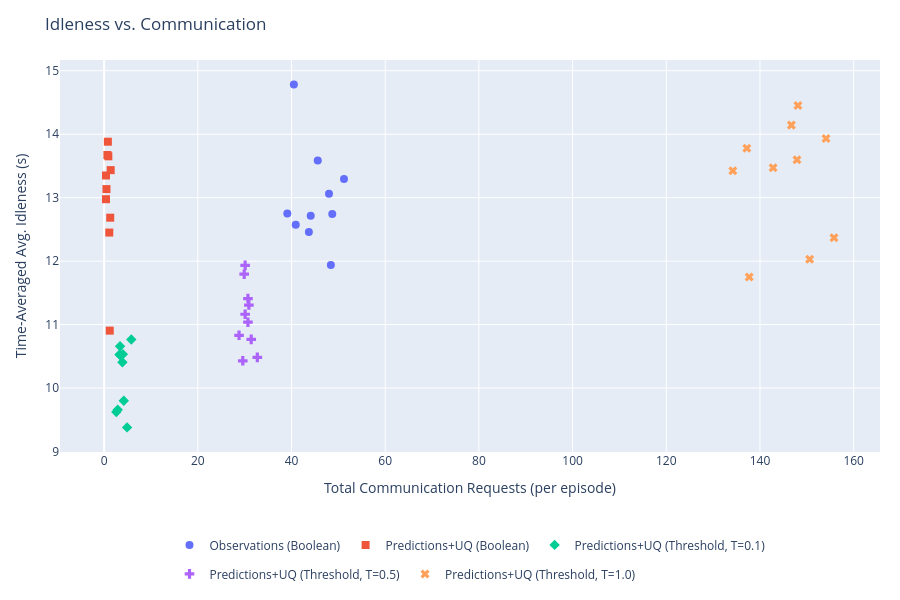

Write notebook code for a chart like this one.
### Markdown cell above
### Pareto: Idleness vs. Communication Rate

Each model traces a curve through (comm rate, idleness) space as observation radius varies.
A model that achieves lower idleness at lower comm cost dominates.

### Code cell
fig = go.Figure()
markers = ['circle', 'square', 'diamond', 'cross', 'x']
for series in series_order:
    color = series_colors[series]
    s = summary[series]
    xs = np.array(s['requests_mean'])
    ys = np.array(s['idleness_mean'])
    radii = s['obs_radius']

    fig.add_trace(go.Scatter(
        x=xs, y=ys, mode='markers+text',
        name=series, line=dict(color=color), marker=dict(color=color, size=8, symbol=markers[series_order.index(series) % len(markers)]),
        legendgroup=series,
        # text=[f"{r:.0f}" for r in radii],
        textposition='top center',
        textfont=dict(color=color, size=9),
        hovertemplate=[
            f"{series}<br>obs_radius={r:.1f}<br>requests=%{{x:.1f}}<br>idleness=%{{y:.4f}}<extra></extra>"
            for r in radii
        ],
    ))

fig.update_layout(
    title="Idleness vs. Communication",
    xaxis_title="Total Communication Requests (per episode)",
    yaxis_title="Time-Averaged Avg. Idleness (s)",
    height=600, width=900, hovermode='closest', autosize=True,
    margin=dict(l=60, r=20, t=60, b=120),
    legend=dict(orientation='h', yanchor='top', y=-0.2, xanchor='center', x=0.5),
)
fig.show()

### Figure 1 — Plotly figure (JSON) as saved in the notebook; plotly's stock layout.template omitted (floating-point values rounded to 4 significant figures)
{"data": [{"hovertemplate": ["Observations (Boolean)<br>obs_radius=5.0<br>requests=%{x:.1f}<br>idleness=%{y:.4f}<extra></extra>", "Observations (Boolean)<br>obs_radius=10.0<br>requests=%{x:.1f}<br>idleness=%{y:.4f}<extra></extra>", "Observations (Boolean)<br>obs_radius=15.0<br>requests=%{x:.1f}<br>idleness=%{y:.4f}<extra></extra>", "Observations (Boolean)<br>obs_radius=20.0<br>requests=%{x:.1f}<br>idleness=%{y:.4f}<extra></extra>", "Observations (Boolean)<br>obs_radius=25.0<br>requests=%{x:.1f}<br>idleness=%{y:.4f}<extra></extra>", "Observations (Boolean)<br>obs_radius=30.0<br>requests=%{x:.1f}<br>idleness=%{y:.4f}<extra></extra>", "Observations (Boolean)<br>obs_radius=35.0<br>requests=%{x:.1f}<br>idleness=%{y:.4f}<extra></extra>", "Observations (Boolean)<br>obs_radius=40.0<br>requests=%{x:.1f}<br>idleness=%{y:.4f}<extra></extra>", "Observations (Boolean)<br>obs_radius=45.0<br>requests=%{x:.1f}<br>idleness=%{y:.4f}<extra></extra>", "Observations (Boolean)<br>obs_radius=50.0<br>requests=%{x:.1f}<br>idleness=%{y:.4f}<extra></extra>"], "legendgroup": "Observations (Boolean)", "line": {"color": "#636EFA"}, "marker": {"color": "#636EFA", "size": 8, "symbol": "circle"}, "mode": "markers+text", "name": "Observations (Boolean)", "textfont": {"color": "#636EFA", "size": 9}, "textposition": "top center", "type": "scatter", "x": [39.1, 40.9, 43.7, 44.1, 40.5, 45.6, 48.7, 48.4, 48.0, 51.2], "y": [12.75, 12.57, 12.46, 12.71, 14.78, 13.58, 12.74, 11.94, 13.06, 13.29]}, {"hovertemplate": ["Predictions+UQ (Boolean)<br>obs_radius=5.0<br>requests=%{x:.1f}<br>idleness=%{y:.4f}<extra></extra>", "Predictions+UQ (Boolean)<br>obs_radius=10.0<br>requests=%{x:.1f}<br>idleness=%{y:.4f}<extra></extra>", "Predictions+UQ (Boolean)<br>obs_radius=15.0<br>requests=%{x:.1f}<br>idleness=%{y:.4f}<extra></extra>", "Predictions+UQ (Boolean)<br>obs_radius=20.0<br>requests=%{x:.1f}<br>idleness=%{y:.4f}<extra></extra>", "Predictions+UQ (Boolean)<br>obs_radius=25.0<br>requests=%{x:.1f}<br>idleness=%{y:.4f}<extra></extra>", "Predictions+UQ (Boolean)<br>obs_radius=30.0<br>requests=%{x:.1f}<br>idleness=%{y:.4f}<extra></extra>", "Predictions+UQ (Boolean)<br>obs_radius=35.0<br>requests=%{x:.1f}<br>idleness=%{y:.4f}<extra></extra>", "Predictions+UQ (Boolean)<br>obs_radius=40.0<br>requests=%{x:.1f}<br>idleness=%{y:.4f}<extra></extra>", "Predictions+UQ (Boolean)<br>obs_radius=45.0<br>requests=%{x:.1f}<br>idleness=%{y:.4f}<extra></extra>", "Predictions+UQ (Boolean)<br>obs_radius=50.0<br>requests=%{x:.1f}<br>idleness=%{y:.4f}<extra></extra>"], "legendgroup": "Predictions+UQ (Boolean)", "line": {"color": "#EF553B"}, "marker": {"color": "#EF553B", "size": 8, "symbol": "square"}, "mode": "markers+text", "name": "Predictions+UQ (Boolean)", "textfont": {"color": "#EF553B", "size": 9}, "textposition": "top center", "type": "scatter", "x": [0.4, 0.4, 0.9, 0.5, 0.7, 0.8, 1.4, 1.1, 1.3, 1.2], "y": [13.35, 12.98, 13.65, 13.13, 13.67, 13.88, 13.43, 12.45, 12.68, 10.9]}, {"hovertemplate": ["Predictions+UQ (Threshold, T=0.1)<br>obs_radius=5.0<br>requests=%{x:.1f}<br>idleness=%{y:.4f}<extra></extra>", "Predictions+UQ (Threshold, T=0.1)<br>obs_radius=10.0<br>requests=%{x:.1f}<br>idleness=%{y:.4f}<extra></extra>", "Predictions+UQ (Threshold, T=0.1)<br>obs_radius=15.0<br>requests=%{x:.1f}<br>idleness=%{y:.4f}<extra></extra>", "Predictions+UQ (Threshold, T=0.1)<br>obs_radius=20.0<br>requests=%{x:.1f}<br>idleness=%{y:.4f}<extra></extra>", "Predictions+UQ (Threshold, T=0.1)<br>obs_radius=25.0<br>requests=%{x:.1f}<br>idleness=%{y:.4f}<extra></extra>", "Predictions+UQ (Threshold, T=0.1)<br>obs_radius=30.0<br>requests=%{x:.1f}<br>idleness=%{y:.4f}<extra></extra>", "Predictions+UQ (Threshold, T=0.1)<br>obs_radius=35.0<br>requests=%{x:.1f}<br>idleness=%{y:.4f}<extra></extra>", "Predictions+UQ (Threshold, T=0.1)<br>obs_radius=40.0<br>requests=%{x:.1f}<br>idleness=%{y:.4f}<extra></extra>", "Predictions+UQ (Threshold, T=0.1)<br>obs_radius=45.0<br>requests=%{x:.1f}<br>idleness=%{y:.4f}<extra></extra>", "Predictions+UQ (Threshold, T=0.1)<br>obs_radius=50.0<br>requests=%{x:.1f}<br>idleness=%{y:.4f}<extra></extra>"], "legendgroup": "Predictions+UQ (Threshold, T=0.1)", "line": {"color": "#00CC96"}, "marker": {"color": "#00CC96", "size": 8, "symbol": "diamond"}, "mode": "markers+text", "name": "Predictions+UQ (Threshold, T=0.1)", "textfont": {"color": "#00CC96", "size": 9}, "textposition": "top center", "type": "scatter", "x": [2.6, 3.3, 3.4, 3.4, 2.9, 4.2, 3.9, 4.0, 4.9, 5.8], "y": [9.623, 10.53, 10.52, 10.66, 9.658, 9.8, 10.41, 10.53, 9.379, 10.76]}, {"hovertemplate": ["Predictions+UQ (Threshold, T=0.5)<br>obs_radius=5.0<br>requests=%{x:.1f}<br>idleness=%{y:.4f}<extra></extra>", "Predictions+UQ (Threshold, T=0.5)<br>obs_radius=10.0<br>requests=%{x:.1f}<br>idleness=%{y:.4f}<extra></extra>", "Predictions+UQ (Threshold, T=0.5)<br>obs_radius=15.0<br>requests=%{x:.1f}<br>idleness=%{y:.4f}<extra></extra>", "Predictions+UQ (Threshold, T=0.5)<br>obs_radius=20.0<br>requests=%{x:.1f}<br>idleness=%{y:.4f}<extra></extra>", "Predictions+UQ (Threshold, T=0.5)<br>obs_radius=25.0<br>requests=%{x:.1f}<br>idleness=%{y:.4f}<extra></extra>", "Predictions+UQ (Threshold, T=0.5)<br>obs_radius=30.0<br>requests=%{x:.1f}<br>idleness=%{y:.4f}<extra></extra>", "Predictions+UQ (Threshold, T=0.5)<br>obs_radius=35.0<br>requests=%{x:.1f}<br>idleness=%{y:.4f}<extra></extra>", "Predictions+UQ (Threshold, T=0.5)<br>obs_radius=40.0<br>requests=%{x:.1f}<br>idleness=%{y:.4f}<extra></extra>", "Predictions+UQ (Threshold, T=0.5)<br>obs_radius=45.0<br>requests=%{x:.1f}<br>idleness=%{y:.4f}<extra></extra>", "Predictions+UQ (Threshold, T=0.5)<br>obs_radius=50.0<br>requests=%{x:.1f}<br>idleness=%{y:.4f}<extra></extra>"], "legendgroup": "Predictions+UQ (Threshold, T=0.5)", "line": {"color": "#AB63FA"}, "marker": {"color": "#AB63FA", "size": 8, "symbol": "cross"}, "mode": "markers+text", "name": "Predictions+UQ (Threshold, T=0.5)", "textfont": {"color": "#AB63FA", "size": 9}, "textposition": "top center", "type": "scatter", "x": [30.7, 32.7, 31.4, 29.9, 28.8, 30.1, 30.9, 30.7, 29.6, 30.1], "y": [11.41, 10.48, 10.77, 11.79, 10.83, 11.93, 11.31, 11.04, 10.43, 11.16]}, {"hovertemplate": ["Predictions+UQ (Threshold, T=1.0)<br>obs_radius=5.0<br>requests=%{x:.1f}<br>idleness=%{y:.4f}<extra></extra>", "Predictions+UQ (Threshold, T=1.0)<br>obs_radius=10.0<br>requests=%{x:.1f}<br>idleness=%{y:.4f}<extra></extra>", "Predictions+UQ (Threshold, T=1.0)<br>obs_radius=15.0<br>requests=%{x:.1f}<br>idleness=%{y:.4f}<extra></extra>", "Predictions+UQ (Threshold, T=1.0)<br>obs_radius=20.0<br>requests=%{x:.1f}<br>idleness=%{y:.4f}<extra></extra>", "Predictions+UQ (Threshold, T=1.0)<br>obs_radius=25.0<br>requests=%{x:.1f}<br>idleness=%{y:.4f}<extra></extra>", "Predictions+UQ (Threshold, T=1.0)<br>obs_radius=30.0<br>requests=%{x:.1f}<br>idleness=%{y:.4f}<extra></extra>", "Predictions+UQ (Threshold, T=1.0)<br>obs_radius=35.0<br>requests=%{x:.1f}<br>idleness=%{y:.4f}<extra></extra>", "Predictions+UQ (Threshold, T=1.0)<br>obs_radius=40.0<br>requests=%{x:.1f}<br>idleness=%{y:.4f}<extra></extra>", "Predictions+UQ (Threshold, T=1.0)<br>obs_radius=45.0<br>requests=%{x:.1f}<br>idleness=%{y:.4f}<extra></extra>", "Predictions+UQ (Threshold, T=1.0)<br>obs_radius=50.0<br>requests=%{x:.1f}<br>idleness=%{y:.4f}<extra></extra>"], "legendgroup": "Predictions+UQ (Threshold, T=1.0)", "line": {"color": "#FFA15A"}, "marker": {"color": "#FFA15A", "size": 8, "symbol": "x"}, "mode": "markers+text", "name": "Predictions+UQ (Threshold, T=1.0)", "textfont": {"color": "#FFA15A", "size": 9}, "textposition": "top center", "type": "scatter", "x": [154.1, 155.8, 150.6, 148.1, 147.9, 146.7, 142.8, 137.7, 137.2, 134.2], "y": [13.93, 12.37, 12.03, 14.45, 13.6, 14.14, 13.47, 11.75, 13.78, 13.42]}], "layout": {"autosize": true, "height": 600, "hovermode": "closest", "legend": {"orientation": "h", "x": 0.5, "xanchor": "center", "y": -0.2, "yanchor": "top"}, "margin": {"b": 120, "l": 60, "r": 20, "t": 60}, "title": {"text": "Idleness vs. Communication"}, "width": 900, "xaxis": {"title": {"text": "Total Communication Requests (per episode)"}}, "yaxis": {"title": {"text": "Time-Averaged Avg. Idleness (s)"}}}}
